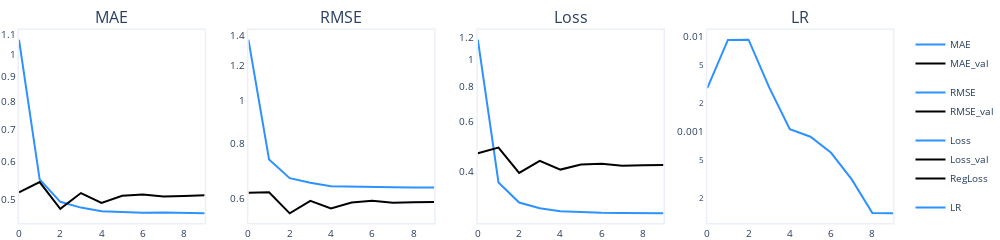

Notebook code cell kept with this figure:
### Code cell
create_metrics_plot(metrics)

### Figure 1 — Plotly figure (JSON) as saved in the notebook; plotly's stock layout.template omitted (floating-point values rounded to 4 significant figures)
{"data": [{"legendgroup": "MAE", "line": {"color": "#2d92ff", "width": 2}, "mode": "lines", "name": "MAE", "type": "scatter", "xaxis": "x", "y": [1.072, 0.5511, 0.4953, 0.4819, 0.4735, 0.4718, 0.4704, 0.4707, 0.4694, 0.4689], "yaxis": "y"}, {"legendgroup": "MAE", "line": {"color": "black", "width": 2}, "mode": "lines", "name": "MAE_val", "type": "scatter", "xaxis": "x", "y": [0.5182, 0.5441, 0.479, 0.5164, 0.4929, 0.5097, 0.5129, 0.5079, 0.5094, 0.5108], "yaxis": "y"}, {"legendgroup": "RMSE", "line": {"color": "#2d92ff", "width": 2}, "mode": "lines", "name": "RMSE", "type": "scatter", "xaxis": "x2", "y": [1.369, 0.7346, 0.6665, 0.6506, 0.6393, 0.6376, 0.6364, 0.6358, 0.6353, 0.6349], "yaxis": "y2"}, {"legendgroup": "RMSE", "line": {"color": "black", "width": 2}, "mode": "lines", "name": "RMSE_val", "type": "scatter", "xaxis": "x2", "y": [0.6181, 0.6198, 0.5552, 0.5922, 0.5694, 0.5875, 0.5925, 0.5866, 0.5881, 0.5891], "yaxis": "y2"}, {"legendgroup": "Loss", "line": {"color": "#2d92ff", "width": 2}, "mode": "lines", "name": "Loss", "type": "scatter", "xaxis": "x3", "y": [1.177, 0.3646, 0.3093, 0.2951, 0.2881, 0.2861, 0.2845, 0.2839, 0.283, 0.2833], "yaxis": "y3"}, {"legendgroup": "Loss", "line": {"color": "black", "width": 2}, "mode": "lines", "name": "Loss_val", "type": "scatter", "xaxis": "x3", "y": [0.4635, 0.4855, 0.3943, 0.4356, 0.4052, 0.4225, 0.4251, 0.4184, 0.4201, 0.4207], "yaxis": "y3"}, {"legendgroup": "Loss", "line": {"color": "black", "width": 2}, "mode": "lines", "name": "RegLoss", "type": "scatter", "xaxis": "x3", "y": [0, 0, 0, 0, 0, 0, 0, 0, 0, 0], "yaxis": "y3"}, {"legendgroup": "LR", "line": {"color": "#2d92ff", "width": 2}, "mode": "lines", "name": "LR", "type": "scatter", "xaxis": "x4", "y": [0.002857, 0.00913, 0.009187, 0.002914, 0.001064, 0.0008885, 0.0006039, 0.0003187, 0.0001418, 0.0001407], "yaxis": "y4"}], "layout": {"annotations": [{"font": {"size": 16}, "showarrow": false, "text": "MAE", "x": 0.1062, "xanchor": "center", "xref": "paper", "y": 1, "yanchor": "bottom", "yref": "paper"}, {"font": {"size": 16}, "showarrow": false, "text": "RMSE", "x": 0.3688, "xanchor": "center", "xref": "paper", "y": 1, "yanchor": "bottom", "yref": "paper"}, {"font": {"size": 16}, "showarrow": false, "text": "Loss", "x": 0.6313, "xanchor": "center", "xref": "paper", "y": 1, "yanchor": "bottom", "yref": "paper"}, {"font": {"size": 16}, "showarrow": false, "text": "LR", "x": 0.8938, "xanchor": "center", "xref": "paper", "y": 1, "yanchor": "bottom", "yref": "paper"}], "autosize": true, "font": {"size": 10}, "height": 200, "margin": {"b": 0, "l": 0, "pad": 0, "r": 10, "t": 30}, "title": {"font": {"size": 10}}, "width": 1000, "xaxis": {"anchor": "y", "domain": [0, 0.2125], "linewidth": 1.5, "mirror": true, "showgrid": false, "showline": true}, "xaxis2": {"anchor": "y2", "domain": [0.2625, 0.475], "linewidth": 1.5, "mirror": true, "showgrid": false, "showline": true}, "xaxis3": {"anchor": "y3", "domain": [0.525, 0.7375], "linewidth": 1.5, "mirror": true, "showgrid": false, "showline": true}, "xaxis4": {"anchor": "y4", "domain": [0.7875, 1], "linewidth": 1.5, "mirror": true, "showgrid": false, "showline": true}, "yaxis": {"anchor": "x", "domain": [0, 1], "linewidth": 1.5, "mirror": true, "rangemode": "tozero", "showgrid": false, "showline": true, "type": "log"}, "yaxis2": {"anchor": "x2", "domain": [0, 1], "linewidth": 1.5, "mirror": true, "rangemode": "tozero", "showgrid": false, "showline": true, "type": "log"}, "yaxis3": {"anchor": "x3", "domain": [0, 1], "linewidth": 1.5, "mirror": true, "rangemode": "tozero", "showgrid": false, "showline": true, "type": "log"}, "yaxis4": {"anchor": "x4", "domain": [0, 1], "linewidth": 1.5, "mirror": true, "rangemode": "tozero", "showgrid": false, "showline": true, "type": "log"}}}
